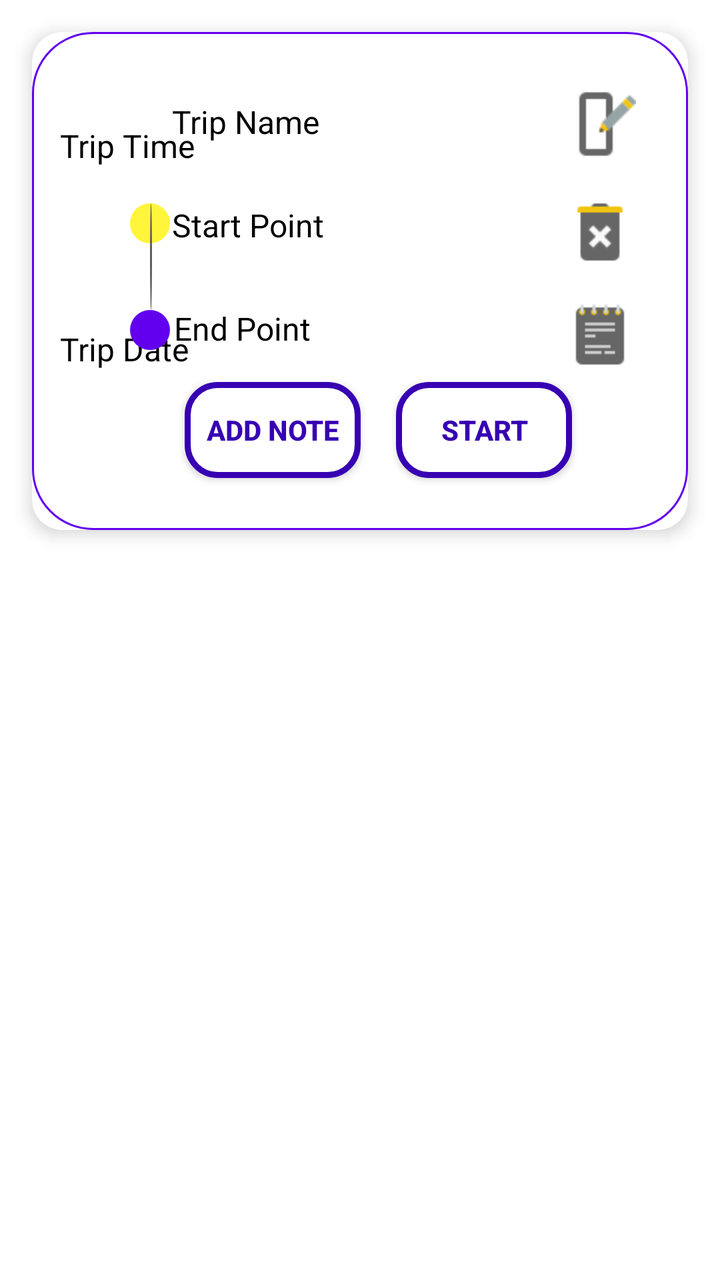
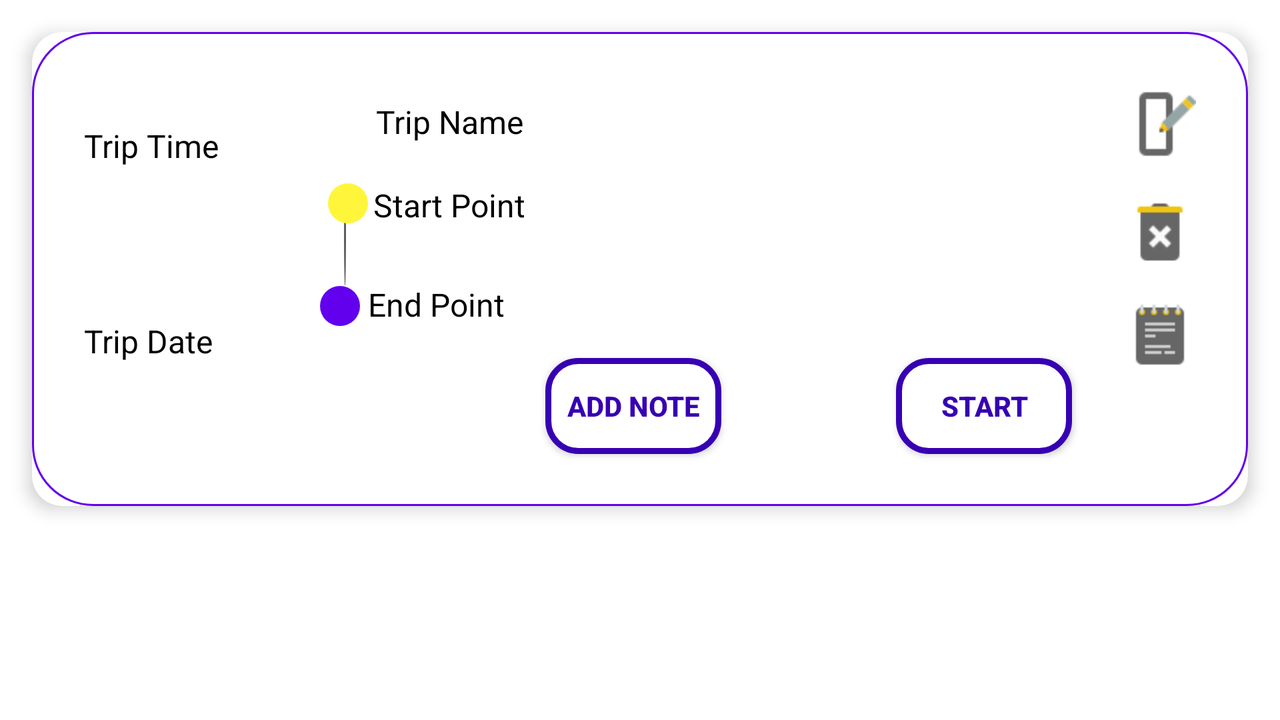

Two renders of one Android screen. The first uses the default layout on a phone; the second uses the alternative layout the repository ships for a different screen configuration, on a matching device. The two XML files are below.
<!-- AndroidManifest.xml: application theme Theme.TripRemainder -->
<!-- res/layout/home_rv.xml -->
<?xml version="1.0" encoding="utf-8"?>
<androidx.constraintlayout.widget.ConstraintLayout xmlns:android="http://schemas.android.com/apk/res/android"
    xmlns:app="http://schemas.android.com/apk/res-auto"
    xmlns:tools="http://schemas.android.com/tools"
    android:id="@+id/homeConstraint"
    android:layout_width="match_parent"
    android:layout_height="wrap_content">

    <androidx.cardview.widget.CardView
        android:id="@+id/home_CV"
        android:background="@drawable/custom_background"
        android:layout_width="match_parent"
        android:layout_height="wrap_content"
        app:layout_constraintBottom_toBottomOf="parent"
        app:layout_constraintStart_toStartOf="parent"
        app:layout_constraintTop_toTopOf="parent"
        app:cardElevation="5dp"
        app:cardCornerRadius="15dp"
        android:layout_margin="16dp"
        app:layout_constraintVertical_bias="0.0">

        <androidx.constraintlayout.widget.ConstraintLayout
            android:layout_width="match_parent"
            android:background="@drawable/dialog"
            android:layout_height="wrap_content">

            <TextView
                android:id="@+id/trip_time"
                android:layout_width="wrap_content"
                android:layout_height="wrap_content"
                android:layout_marginStart="4dp"
                android:layout_marginLeft="4dp"
                android:layout_marginTop="36dp"
                android:text="@string/TripTime"
                android:textColor="@color/black"
                android:textSize="16sp"
                app:layout_constraintStart_toStartOf="parent"
                app:layout_constraintTop_toTopOf="parent" />

            <ImageView
                android:id="@+id/edit_img"
                android:layout_width="40dp"
                android:layout_height="40dp"
                android:layout_gravity="end"
                android:layout_margin="16dp"
                app:layout_constraintEnd_toEndOf="parent"
                app:layout_constraintTop_toTopOf="parent"
                app:srcCompat="@drawable/edit"
                tools:ignore="VectorDrawableCompat" />

            <ImageView
                android:id="@+id/delete_trip"
                android:layout_width="36dp"
                android:layout_height="36dp"
                android:layout_gravity="end"
                android:layout_margin="16dp"
                app:layout_constraintEnd_toEndOf="parent"
                app:layout_constraintTop_toBottomOf="@+id/edit_img"
                app:srcCompat="@drawable/deletebin"
                tools:ignore="VectorDrawableCompat" />

            <ImageView
                android:id="@+id/notes_img"
                android:layout_width="36dp"
                android:layout_height="36dp"
                android:layout_gravity="end"
                android:layout_margin="16dp"
                app:layout_constraintEnd_toEndOf="parent"
                app:layout_constraintTop_toBottomOf="@+id/delete_trip"
                app:srcCompat="@drawable/notes"
                tools:ignore="VectorDrawableCompat" />

            <TextView
                android:id="@+id/trip_date"
                android:layout_width="wrap_content"
                android:layout_height="wrap_content"
                android:layout_marginTop="80dp"
                android:text="@string/TripDate"
                android:textColor="@color/black"
                android:textSize="16sp"
                app:layout_constraintStart_toStartOf="@+id/trip_time"
                app:layout_constraintTop_toBottomOf="@+id/trip_time" />

            <TextView
                android:id="@+id/trip_name"
                android:layout_width="190dp"
                android:layout_height="wrap_content"
                android:layout_marginTop="24dp"
                android:layout_marginEnd="2dp"
                android:text="@string/TripName"
                android:textColor="@color/black"
                android:textSize="16sp"
                app:layout_constraintEnd_toStartOf="@+id/edit_img"
                app:layout_constraintTop_toTopOf="parent" />

            <View
                android:id="@+id/view11"
                android:layout_width="20dp"
                android:layout_height="20dp"
                android:layout_marginEnd="2dp"
                android:background="@drawable/shapehome"
                app:layout_constraintBottom_toBottomOf="@+id/end_point"
                app:layout_constraintEnd_toStartOf="@+id/end_point"
                app:layout_constraintTop_toTopOf="@+id/end_point"
                app:layout_constraintVertical_bias="1.0" />

            <View
                android:id="@+id/view12"
                android:layout_width="20dp"
                android:layout_height="20dp"
                android:background="@drawable/shapehome"
                android:backgroundTint="#FFF53B"
                app:layout_constraintStart_toStartOf="@+id/view11"
                app:layout_constraintTop_toTopOf="@id/start_point" />

            <View
                android:id="@+id/view2"
                android:layout_width="1dp"
                android:layout_height="0dp"
                android:layout_marginStart="10dp"
                android:background="@drawable/shapehome"
                android:backgroundTint="#5C605C"
                app:layout_constraintBottom_toTopOf="@id/view11"
                app:layout_constraintStart_toStartOf="@id/view11"
                app:layout_constraintTop_toBottomOf="@id/view12"
                app:layout_constraintTop_toTopOf="@id/start_point"
                app:layout_constraintVertical_bias="1.0" />
            <TextView
                android:id="@+id/start_point"
                android:layout_width="190dp"
                android:layout_height="wrap_content"
                android:layout_marginTop="30dp"
                android:layout_marginEnd="5dp"
                android:text="@string/StartPoint"
                android:textColor="@color/black"
                android:textSize="16sp"
                app:layout_constraintEnd_toStartOf="@+id/delete_trip"
                app:layout_constraintStart_toEndOf="@+id/view12"
                app:layout_constraintTop_toBottomOf="@+id/trip_name" />

            <TextView
                android:id="@+id/end_point"
                android:layout_width="190dp"
                android:layout_height="wrap_content"
                android:layout_marginTop="30dp"
                android:layout_marginEnd="5dp"
                android:text="@string/EndPoint"
                android:textColor="@color/black"
                android:textSize="16sp"
                app:layout_constraintEnd_toStartOf="@+id/notes_img"
                app:layout_constraintTop_toBottomOf="@+id/start_point" />

            <Button
                android:id="@+id/addnote_btn"
                android:layout_width="wrap_content"
                android:layout_height="wrap_content"
                android:layout_marginTop="16dp"
                android:layout_marginEnd="16dp"
                android:layout_marginBottom="16dp"
                android:background="@drawable/rounded_corner"
                android:text="@string/AddNote"
                android:textColor="@color/purple_700"
                android:textStyle="bold"
                app:layout_constraintBottom_toBottomOf="parent"
                app:layout_constraintEnd_toStartOf="@+id/start_btn"
                app:layout_constraintHorizontal_bias="0.974"
                app:layout_constraintStart_toStartOf="parent"
                app:layout_constraintTop_toBottomOf="@+id/end_point" />

            <Button
                android:id="@+id/start_btn"
                android:layout_width="wrap_content"
                android:layout_height="wrap_content"
                android:layout_marginEnd="48dp"
                android:layout_marginRight="48dp"
                android:background="@drawable/rounded_corner"
                android:textColor="@color/purple_700"
                android:text="@string/Start"
                android:textStyle="bold"
                app:layout_constraintEnd_toEndOf="parent"
                app:layout_constraintTop_toTopOf="@+id/addnote_btn" />
        </androidx.constraintlayout.widget.ConstraintLayout>
    </androidx.cardview.widget.CardView>
</androidx.constraintlayout.widget.ConstraintLayout>
<!-- resources referenced by this layout -->
<resources>
  <color name="black">#FF000000</color>
  <color name="purple_700">#FF3700B3</color>
  <!-- drawable custom_background (drawable) -->
  <?xml version="1.0" encoding="utf-8"?>
  <shape xmlns:android="http://schemas.android.com/apk/res/android"
      android:shape="rectangle">
  
      <gradient
          android:angle="135"
          android:centerColor="#82007396"
          android:endColor="#DE003B69"
          android:startColor="#DE84F1E6"
          android:type="linear" />
  </shape>
  <!-- drawable deletebin: png bitmap (drawable, 670 bytes) -->
  <!-- drawable dialog (drawable) -->
  <?xml version="1.0" encoding="utf-8"?>
  <shape xmlns:android="http://schemas.android.com/apk/res/android">
  <solid
      android:color="@color/white"/>
  <corners
      android:radius="30dp" />
      <stroke
          android:width="1dip"
          android:color="@color/design_default_color_primary" />
  <padding
      android:left="10dp"
      android:top="10dp"
      android:right="10dp"
      android:bottom="10dp" />
  </shape>
  <!-- drawable edit: png bitmap (drawable, 905 bytes) -->
  <!-- drawable notes: png bitmap (drawable, 484 bytes) -->
  <!-- drawable rounded_corner (drawable) -->
  <?xml version="1.0" encoding="utf-8"?>
  <shape xmlns:android="http://schemas.android.com/apk/res/android">
      <corners  android:radius="15dp"/>
      <solid android:color="@color/white"></solid>
      <stroke android:width="3dp" android:color="@color/purple_700"/>
  
  </shape>
  <!-- drawable shapehome (drawable) -->
  <?xml version="1.0" encoding="utf-8"?>
  <shape
      xmlns:android="http://schemas.android.com/apk/res/android"
      android:shape="oval">
  
  
      <solid android:color="@color/purple_500"></solid>
  
      <size
          android:width="240dp"
          android:height="120dp"/>
  </shape>
  <string name="AddNote">Add Note</string>
  <string name="EndPoint">End Point</string>
  <string name="Start">Start</string>
  <string name="StartPoint">Start Point</string>
  <string name="TripDate">Trip Date</string>
  <string name="TripName">Trip Name</string>
  <string name="TripTime">Trip Time</string>
  <style name="Theme.TripRemainder" parent="Theme.MaterialComponents.DayNight.DarkActionBar">
          
          <item name="colorPrimary">@color/purple_500</item>
          <item name="colorPrimaryVariant">@color/purple_700</item>
          <item name="colorOnPrimary">@color/white</item>
          
          <item name="colorSecondary">@color/teal_200</item>
          <item name="colorSecondaryVariant">@color/teal_700</item>
          <item name="colorOnSecondary">@color/black</item>
          
          <item name="android:statusBarColor" tools:targetApi="l">?attr/colorPrimaryVariant</item>
          
      </style>
  <color name="white">#FFFFFFFF</color>
  <color name="purple_500">#FF6200EE</color>
  <color name="teal_200">#FF03DAC5</color>
  <color name="teal_700">#FF018786</color>
</resources>
<!-- res/layout-land/home_rv.xml (the author's variant of the layout above) -->
<!-- drawn on the phone turned sideways -->
<?xml version="1.0" encoding="utf-8"?>
<androidx.constraintlayout.widget.ConstraintLayout xmlns:android="http://schemas.android.com/apk/res/android"
    xmlns:app="http://schemas.android.com/apk/res-auto"
    xmlns:tools="http://schemas.android.com/tools"
    android:id="@+id/homeConstraint"
    android:layout_width="match_parent"
    android:layout_height="wrap_content">

    <androidx.cardview.widget.CardView
        android:id="@+id/home_CV"
        android:background="@drawable/custom_background"
        android:layout_width="match_parent"
        android:layout_height="wrap_content"
        app:layout_constraintBottom_toBottomOf="parent"
        app:layout_constraintStart_toStartOf="parent"
        app:layout_constraintTop_toTopOf="parent"
        app:cardElevation="5dp"
        app:cardCornerRadius="15dp"
        android:layout_margin="16dp"
        app:layout_constraintVertical_bias="0.0">

        <androidx.constraintlayout.widget.ConstraintLayout
            android:layout_width="match_parent"
            android:background="@drawable/dialog"
            android:layout_height="wrap_content">

            <TextView
                android:id="@+id/trip_time"
                android:layout_width="wrap_content"
                android:layout_height="wrap_content"
                android:layout_marginStart="16dp"
                android:layout_marginLeft="16dp"
                android:layout_marginTop="36dp"
                android:text="@string/TripTime"
                android:textColor="@color/black"
                android:textSize="16sp"
                app:layout_constraintStart_toStartOf="parent"
                app:layout_constraintTop_toTopOf="parent" />

            <ImageView
                android:id="@+id/edit_img"
                android:layout_width="40dp"
                android:layout_height="40dp"
                android:layout_gravity="end"
                android:layout_margin="16dp"
                app:layout_constraintEnd_toEndOf="parent"
                app:layout_constraintTop_toTopOf="parent"
                app:srcCompat="@drawable/edit"
                tools:ignore="VectorDrawableCompat" />

            <ImageView
                android:id="@+id/delete_trip"
                android:layout_width="36dp"
                android:layout_height="36dp"
                android:layout_gravity="end"
                android:layout_margin="16dp"
                app:layout_constraintEnd_toEndOf="parent"
                app:layout_constraintTop_toBottomOf="@+id/edit_img"
                app:srcCompat="@drawable/deletebin"
                tools:ignore="VectorDrawableCompat" />

            <ImageView
                android:id="@+id/notes_img"
                android:layout_width="36dp"
                android:layout_height="36dp"
                android:layout_gravity="end"
                android:layout_margin="16dp"
                app:layout_constraintEnd_toEndOf="parent"
                app:layout_constraintTop_toBottomOf="@+id/delete_trip"
                app:srcCompat="@drawable/notes"
                tools:ignore="VectorDrawableCompat" />

            <TextView
                android:id="@+id/trip_date"
                android:layout_width="wrap_content"
                android:layout_height="wrap_content"
                android:layout_marginTop="76dp"
                android:text="@string/TripDate"
                android:textColor="@color/black"
                android:textSize="16sp"
                app:layout_constraintStart_toStartOf="@+id/trip_time"
                app:layout_constraintTop_toBottomOf="@+id/trip_time" />

            <TextView
                android:id="@+id/trip_name"
                android:layout_width="190dp"
                android:layout_height="wrap_content"
                android:layout_marginTop="24dp"
                android:layout_marginEnd="180dp"
                android:text="@string/TripName"
                android:textColor="@color/black"
                android:textSize="16sp"
                app:layout_constraintEnd_toStartOf="@+id/edit_img"
                app:layout_constraintTop_toTopOf="parent" />

            <View
                android:id="@+id/view2"
                android:layout_width="1dp"
                android:layout_height="0dp"
                android:layout_marginStart="12dp"
                android:background="@drawable/shapehome"
                android:backgroundTint="#5C605C"
                app:layout_constraintBottom_toTopOf="@id/view11"
                app:layout_constraintStart_toStartOf="@id/view11"
                app:layout_constraintTop_toBottomOf="@id/view12"
                app:layout_constraintTop_toTopOf="@id/start_point"
                app:layout_constraintVertical_bias="0.318" />

            <TextView
                android:id="@+id/start_point"
                android:layout_width="190dp"
                android:layout_height="wrap_content"
                android:layout_marginTop="20dp"
                android:layout_marginEnd="5dp"
                android:text="@string/StartPoint"
                android:textColor="@color/black"
                android:textSize="16sp"
                app:layout_constraintEnd_toStartOf="@+id/delete_trip"
                app:layout_constraintHorizontal_bias="0.015"
                app:layout_constraintStart_toEndOf="@+id/view12"
                app:layout_constraintTop_toBottomOf="@+id/trip_name" />

            <TextView
                android:id="@+id/end_point"
                android:layout_width="190dp"
                android:layout_height="wrap_content"
                android:layout_marginTop="28dp"
                android:layout_marginEnd="188dp"
                android:text="@string/EndPoint"
                android:textColor="@color/black"
                android:textSize="16sp"
                app:layout_constraintEnd_toStartOf="@+id/notes_img"
                app:layout_constraintTop_toBottomOf="@+id/start_point" />

            <View
                android:id="@+id/view12"
                android:layout_width="20dp"
                android:layout_height="20dp"
                android:layout_marginStart="4dp"
                android:background="@drawable/shapehome"
                android:backgroundTint="#FFF53B"
                app:layout_constraintStart_toStartOf="@+id/view11"
                app:layout_constraintTop_toTopOf="@id/start_point" />

            <View
                android:id="@+id/view11"
                android:layout_width="20dp"
                android:layout_height="20dp"
                android:layout_marginEnd="4dp"
                android:background="@drawable/shapehome"
                app:layout_constraintBottom_toBottomOf="@+id/end_point"
                app:layout_constraintEnd_toStartOf="@+id/end_point"
                app:layout_constraintTop_toTopOf="@+id/end_point"
                app:layout_constraintVertical_bias="1.0" />

            <Button
                android:id="@+id/addnote_btn"
                android:layout_width="wrap_content"
                android:layout_height="wrap_content"
                android:layout_marginTop="16dp"
                android:layout_marginEnd="16dp"
                android:layout_marginBottom="16dp"
                android:background="@drawable/rounded_corner"
                android:text="@string/AddNote"
                android:textColor="@color/purple_700"
                android:textStyle="bold"
                app:layout_constraintBottom_toBottomOf="parent"
                app:layout_constraintEnd_toStartOf="@+id/start_btn"
                app:layout_constraintHorizontal_bias="0.776"
                app:layout_constraintStart_toStartOf="parent"
                app:layout_constraintTop_toBottomOf="@+id/end_point"
                app:layout_constraintVertical_bias="0.0" />

            <Button
                android:id="@+id/start_btn"
                android:layout_width="wrap_content"
                android:layout_height="wrap_content"
                android:layout_marginEnd="78dp"
                android:layout_marginRight="78dp"
                android:background="@drawable/rounded_corner"
                android:textColor="@color/purple_700"
                android:text="@string/Start"
                android:textStyle="bold"
                app:layout_constraintEnd_toEndOf="parent"
                app:layout_constraintTop_toTopOf="@+id/addnote_btn" />
        </androidx.constraintlayout.widget.ConstraintLayout>
    </androidx.cardview.widget.CardView>
</androidx.constraintlayout.widget.ConstraintLayout>
